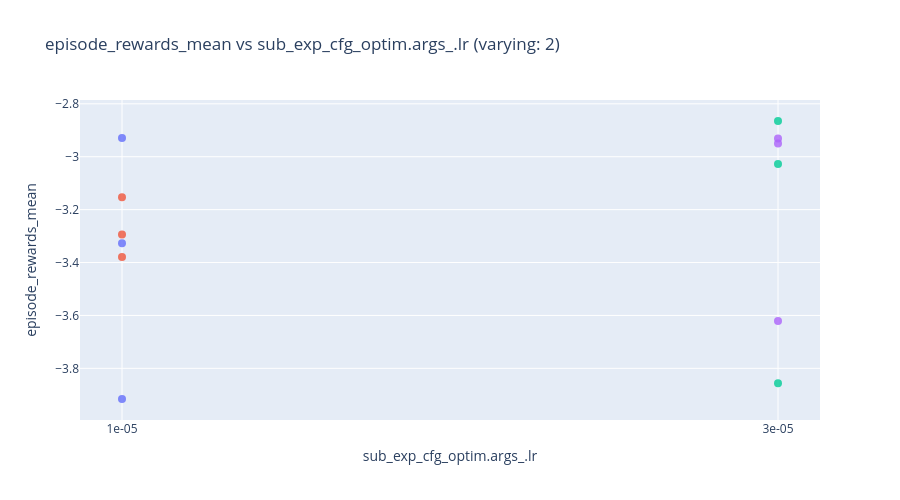
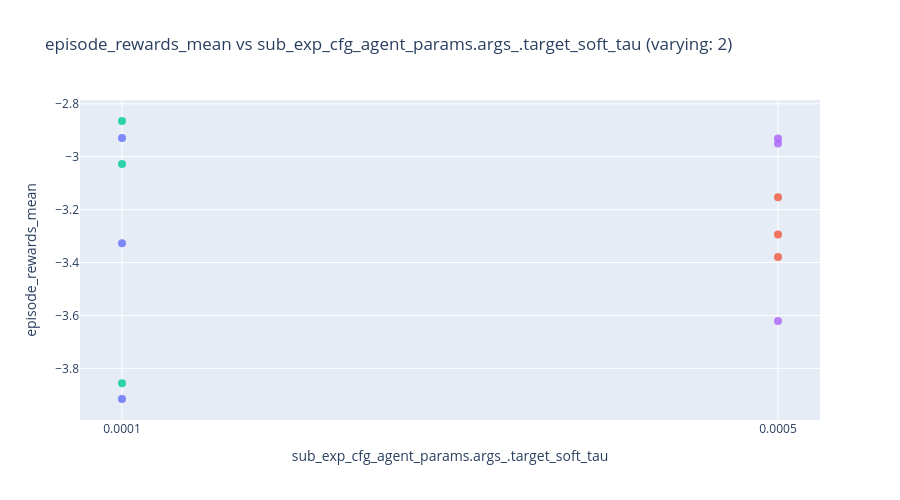

Source (notebook cell) for these figures, in order:
### Code cell
import plotly.express as px

# --- config ---
target_col = "episode_rewards_mean"  # your target metric
color_col = "experiment_name"  # optional color grouping
readable_names = {
    # optional friendly names; falls back to raw column name if missing
    # "hp_raw_name": "Pretty Name",
}

# --- build plots ---
varying_hps = [hp for hp in hyperparam_columns if sub_df[hp].nunique(dropna=False) > 1]

if not varying_hps:
    print("No hyperparameters with more than one unique value — nothing to plot.")
else:
    for hp in varying_hps:
        # Rename only the current x column (leave others as-is for hover)
        x_name = readable_names.get(hp, hp)
        plot_df = sub_df.rename(columns={hp: x_name})

        fig = px.scatter(
            plot_df,
            x=x_name,
            y=target_col,
            color=color_col if color_col in plot_df.columns else None,
            hover_data=hyperparam_columns,  # handy to inspect full config per point
            title=f"{target_col} vs {x_name} (varying: {sub_df[hp].nunique(dropna=False)})",
            height=500,
        )
        fig.update_traces(mode="markers", marker=dict(size=8, opacity=0.8))
        fig.update_layout(showlegend=False)
        fig.show()

### Figure 1 — Plotly figure (JSON) as saved in the notebook; plotly's stock layout.template omitted (floating-point values rounded to 4 significant figures)
{"data": [{"customdata": [["0.0001", "fixed_res"], ["0.0001", "fixed_res"], ["0.0001", "fixed_res"]], "hovertemplate": "experiment_name=0000_optim.args_.lr_1e-05__agent_params.args_.target_soft_tau_0.0001__experiment_fixed_res<br>sub_exp_cfg_optim.args_.lr=%{x}<br>episode_rewards_mean=%{y}<br>sub_exp_cfg_agent_params.args_.target_soft_tau=%{customdata[0]}<br>sub_exp_cfg_experiment=%{customdata[1]}<extra></extra>", "legendgroup": "0000_optim.args_.lr_1e-05__agent_params.args_.target_soft_tau_0.0001__experiment_fixed_res", "marker": {"color": "#636efa", "opacity": 0.8, "size": 8, "symbol": "circle"}, "mode": "markers", "name": "0000_optim.args_.lr_1e-05__agent_params.args_.target_soft_tau_0.0001__experiment_fixed_res", "orientation": "v", "showlegend": true, "type": "scatter", "x": ["1e-05", "1e-05", "1e-05"], "xaxis": "x", "y": [-3.327, -2.929, -3.916], "yaxis": "y"}, {"customdata": [["0.0005", "fixed_res"], ["0.0005", "fixed_res"], ["0.0005", "fixed_res"]], "hovertemplate": "experiment_name=0001_optim.args_.lr_1e-05__agent_params.args_.target_soft_tau_0.0005__experiment_fixed_res<br>sub_exp_cfg_optim.args_.lr=%{x}<br>episode_rewards_mean=%{y}<br>sub_exp_cfg_agent_params.args_.target_soft_tau=%{customdata[0]}<br>sub_exp_cfg_experiment=%{customdata[1]}<extra></extra>", "legendgroup": "0001_optim.args_.lr_1e-05__agent_params.args_.target_soft_tau_0.0005__experiment_fixed_res", "marker": {"color": "#EF553B", "opacity": 0.8, "size": 8, "symbol": "circle"}, "mode": "markers", "name": "0001_optim.args_.lr_1e-05__agent_params.args_.target_soft_tau_0.0005__experiment_fixed_res", "orientation": "v", "showlegend": true, "type": "scatter", "x": ["1e-05", "1e-05", "1e-05"], "xaxis": "x", "y": [-3.379, -3.153, -3.294], "yaxis": "y"}, {"customdata": [["0.0001", "fixed_res"], ["0.0001", "fixed_res"], ["0.0001", "fixed_res"]], "hovertemplate": "experiment_name=0002_optim.args_.lr_3e-05__agent_params.args_.target_soft_tau_0.0001__experiment_fixed_res<br>sub_exp_cfg_optim.args_.lr=%{x}<br>episode_rewards_mean=%{y}<br>sub_exp_cfg_agent_params.args_.target_soft_tau=%{customdata[0]}<br>sub_exp_cfg_experiment=%{customdata[1]}<extra></extra>", "legendgroup": "0002_optim.args_.lr_3e-05__agent_params.args_.target_soft_tau_0.0001__experiment_fixed_res", "marker": {"color": "#00cc96", "opacity": 0.8, "size": 8, "symbol": "circle"}, "mode": "markers", "name": "0002_optim.args_.lr_3e-05__agent_params.args_.target_soft_tau_0.0001__experiment_fixed_res", "orientation": "v", "showlegend": true, "type": "scatter", "x": ["3e-05", "3e-05", "3e-05"], "xaxis": "x", "y": [-3.027, -2.865, -3.857], "yaxis": "y"}, {"customdata": [["0.0005", "fixed_res"], ["0.0005", "fixed_res"], ["0.0005", "fixed_res"]], "hovertemplate": "experiment_name=0003_optim.args_.lr_3e-05__agent_params.args_.target_soft_tau_0.0005__experiment_fixed_res<br>sub_exp_cfg_optim.args_.lr=%{x}<br>episode_rewards_mean=%{y}<br>sub_exp_cfg_agent_params.args_.target_soft_tau=%{customdata[0]}<br>sub_exp_cfg_experiment=%{customdata[1]}<extra></extra>", "legendgroup": "0003_optim.args_.lr_3e-05__agent_params.args_.target_soft_tau_0.0005__experiment_fixed_res", "marker": {"color": "#ab63fa", "opacity": 0.8, "size": 8, "symbol": "circle"}, "mode": "markers", "name": "0003_optim.args_.lr_3e-05__agent_params.args_.target_soft_tau_0.0005__experiment_fixed_res", "orientation": "v", "showlegend": true, "type": "scatter", "x": ["3e-05", "3e-05", "3e-05"], "xaxis": "x", "y": [-2.931, -2.95, -3.621], "yaxis": "y"}], "layout": {"height": 500, "legend": {"title": {"text": "experiment_name"}, "tracegroupgap": 0}, "showlegend": false, "title": {"text": "episode_rewards_mean vs sub_exp_cfg_optim.args_.lr (varying: 2)"}, "xaxis": {"anchor": "y", "domain": [0, 1], "title": {"text": "sub_exp_cfg_optim.args_.lr"}}, "yaxis": {"anchor": "x", "domain": [0, 1], "title": {"text": "episode_rewards_mean"}}}}

### Figure 2 — Plotly figure (JSON) as saved in the notebook; plotly's stock layout.template omitted (floating-point values rounded to 4 significant figures)
{"data": [{"customdata": [["1e-05", "fixed_res"], ["1e-05", "fixed_res"], ["1e-05", "fixed_res"]], "hovertemplate": "experiment_name=0000_optim.args_.lr_1e-05__agent_params.args_.target_soft_tau_0.0001__experiment_fixed_res<br>sub_exp_cfg_agent_params.args_.target_soft_tau=%{x}<br>episode_rewards_mean=%{y}<br>sub_exp_cfg_optim.args_.lr=%{customdata[0]}<br>sub_exp_cfg_experiment=%{customdata[1]}<extra></extra>", "legendgroup": "0000_optim.args_.lr_1e-05__agent_params.args_.target_soft_tau_0.0001__experiment_fixed_res", "marker": {"color": "#636efa", "opacity": 0.8, "size": 8, "symbol": "circle"}, "mode": "markers", "name": "0000_optim.args_.lr_1e-05__agent_params.args_.target_soft_tau_0.0001__experiment_fixed_res", "orientation": "v", "showlegend": true, "type": "scatter", "x": ["0.0001", "0.0001", "0.0001"], "xaxis": "x", "y": [-3.327, -2.929, -3.916], "yaxis": "y"}, {"customdata": [["1e-05", "fixed_res"], ["1e-05", "fixed_res"], ["1e-05", "fixed_res"]], "hovertemplate": "experiment_name=0001_optim.args_.lr_1e-05__agent_params.args_.target_soft_tau_0.0005__experiment_fixed_res<br>sub_exp_cfg_agent_params.args_.target_soft_tau=%{x}<br>episode_rewards_mean=%{y}<br>sub_exp_cfg_optim.args_.lr=%{customdata[0]}<br>sub_exp_cfg_experiment=%{customdata[1]}<extra></extra>", "legendgroup": "0001_optim.args_.lr_1e-05__agent_params.args_.target_soft_tau_0.0005__experiment_fixed_res", "marker": {"color": "#EF553B", "opacity": 0.8, "size": 8, "symbol": "circle"}, "mode": "markers", "name": "0001_optim.args_.lr_1e-05__agent_params.args_.target_soft_tau_0.0005__experiment_fixed_res", "orientation": "v", "showlegend": true, "type": "scatter", "x": ["0.0005", "0.0005", "0.0005"], "xaxis": "x", "y": [-3.379, -3.153, -3.294], "yaxis": "y"}, {"customdata": [["3e-05", "fixed_res"], ["3e-05", "fixed_res"], ["3e-05", "fixed_res"]], "hovertemplate": "experiment_name=0002_optim.args_.lr_3e-05__agent_params.args_.target_soft_tau_0.0001__experiment_fixed_res<br>sub_exp_cfg_agent_params.args_.target_soft_tau=%{x}<br>episode_rewards_mean=%{y}<br>sub_exp_cfg_optim.args_.lr=%{customdata[0]}<br>sub_exp_cfg_experiment=%{customdata[1]}<extra></extra>", "legendgroup": "0002_optim.args_.lr_3e-05__agent_params.args_.target_soft_tau_0.0001__experiment_fixed_res", "marker": {"color": "#00cc96", "opacity": 0.8, "size": 8, "symbol": "circle"}, "mode": "markers", "name": "0002_optim.args_.lr_3e-05__agent_params.args_.target_soft_tau_0.0001__experiment_fixed_res", "orientation": "v", "showlegend": true, "type": "scatter", "x": ["0.0001", "0.0001", "0.0001"], "xaxis": "x", "y": [-3.027, -2.865, -3.857], "yaxis": "y"}, {"customdata": [["3e-05", "fixed_res"], ["3e-05", "fixed_res"], ["3e-05", "fixed_res"]], "hovertemplate": "experiment_name=0003_optim.args_.lr_3e-05__agent_params.args_.target_soft_tau_0.0005__experiment_fixed_res<br>sub_exp_cfg_agent_params.args_.target_soft_tau=%{x}<br>episode_rewards_mean=%{y}<br>sub_exp_cfg_optim.args_.lr=%{customdata[0]}<br>sub_exp_cfg_experiment=%{customdata[1]}<extra></extra>", "legendgroup": "0003_optim.args_.lr_3e-05__agent_params.args_.target_soft_tau_0.0005__experiment_fixed_res", "marker": {"color": "#ab63fa", "opacity": 0.8, "size": 8, "symbol": "circle"}, "mode": "markers", "name": "0003_optim.args_.lr_3e-05__agent_params.args_.target_soft_tau_0.0005__experiment_fixed_res", "orientation": "v", "showlegend": true, "type": "scatter", "x": ["0.0005", "0.0005", "0.0005"], "xaxis": "x", "y": [-2.931, -2.95, -3.621], "yaxis": "y"}], "layout": {"height": 500, "legend": {"title": {"text": "experiment_name"}, "tracegroupgap": 0}, "showlegend": false, "title": {"text": "episode_rewards_mean vs sub_exp_cfg_agent_params.args_.target_soft_tau (varying: 2)"}, "xaxis": {"anchor": "y", "domain": [0, 1], "title": {"text": "sub_exp_cfg_agent_params.args_.target_soft_tau"}}, "yaxis": {"anchor": "x", "domain": [0, 1], "title": {"text": "episode_rewards_mean"}}}}
